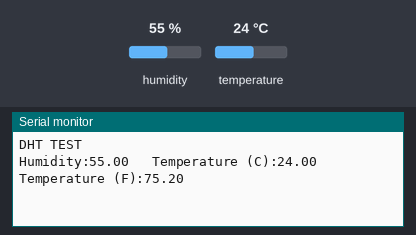
Recording of a sketch running on a simulated Arduino Mega 2560, built with avr-gcc and run on an emulated ATmega2560. Shown: the last lines printed to the serial monitor. The inputs (shaded band) are chosen by the test bench; at power-on: humidity 55 %, temperature 24 °C.

Above: at 2.8 s.
2.9 s: humidity set to 22 %
At 7.6 s:
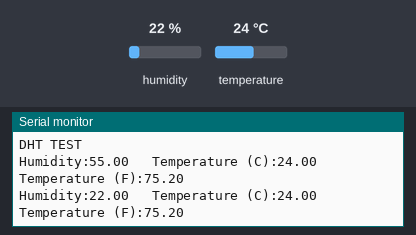
8.9 s: temperature set to 12 °C
At 12.3 s:
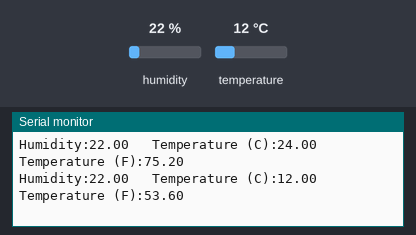
14.9 s: humidity set to 40 %
At 17.0 s:
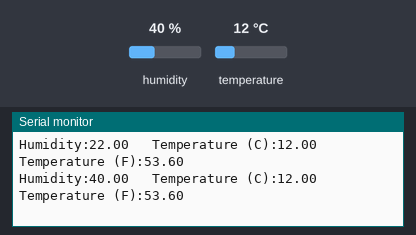
Timing chart, 0 to 18.5 s (numbered marks = the images above; inputs shaded):
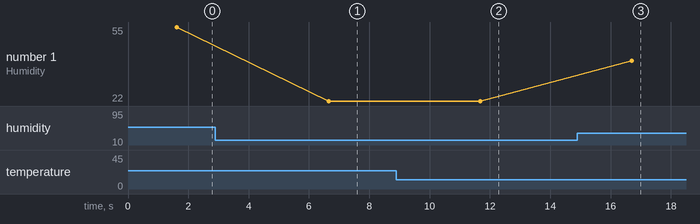

The sketch:

green_house_upload_data.ino
```cpp
#include "DHT.h"
#define DHTPIN 22
#define DHTTYPE DHT11

DHT dht(DHTPIN,DHTTYPE);

void setup()
{
  Serial.begin(9600);
  Serial.println();
  delay(500);
  Serial.println("DHT TEST");
  delay(100);
  dht.begin();
  delay(1000);
}

void loop()
{
   float h =dht.readHumidity();
   float t =dht.readTemperature();//0 c
   float tt=dht.readTemperature(true);//Fahrenheit

   if(isnan(h) ||isnan(t) || isnan(tt))
   {
      Serial.println("Error In reading Data");
      return;
   }

   Serial.print("Humidity:");
   Serial.print(h);
   Serial.print("\t Temperature (C):");
   Serial.print(t);
   Serial.print("\t Temperature (F):");
   Serial.println(tt);
   delay(5000);
}
```

Measured:
- after the input at 2.9 s, the serial monitor: prints a new line after 3.7 s (image 1)
- after the input at 8.9 s, the serial monitor: prints a new line after 2.8 s (image 2)
- after the input at 14.9 s, the serial monitor: prints a new line after 1.8 s (image 3)
- plotted number 1: 55 → 22 after the input at 2.9 s, 22 → 40 after the input at 14.9 s
